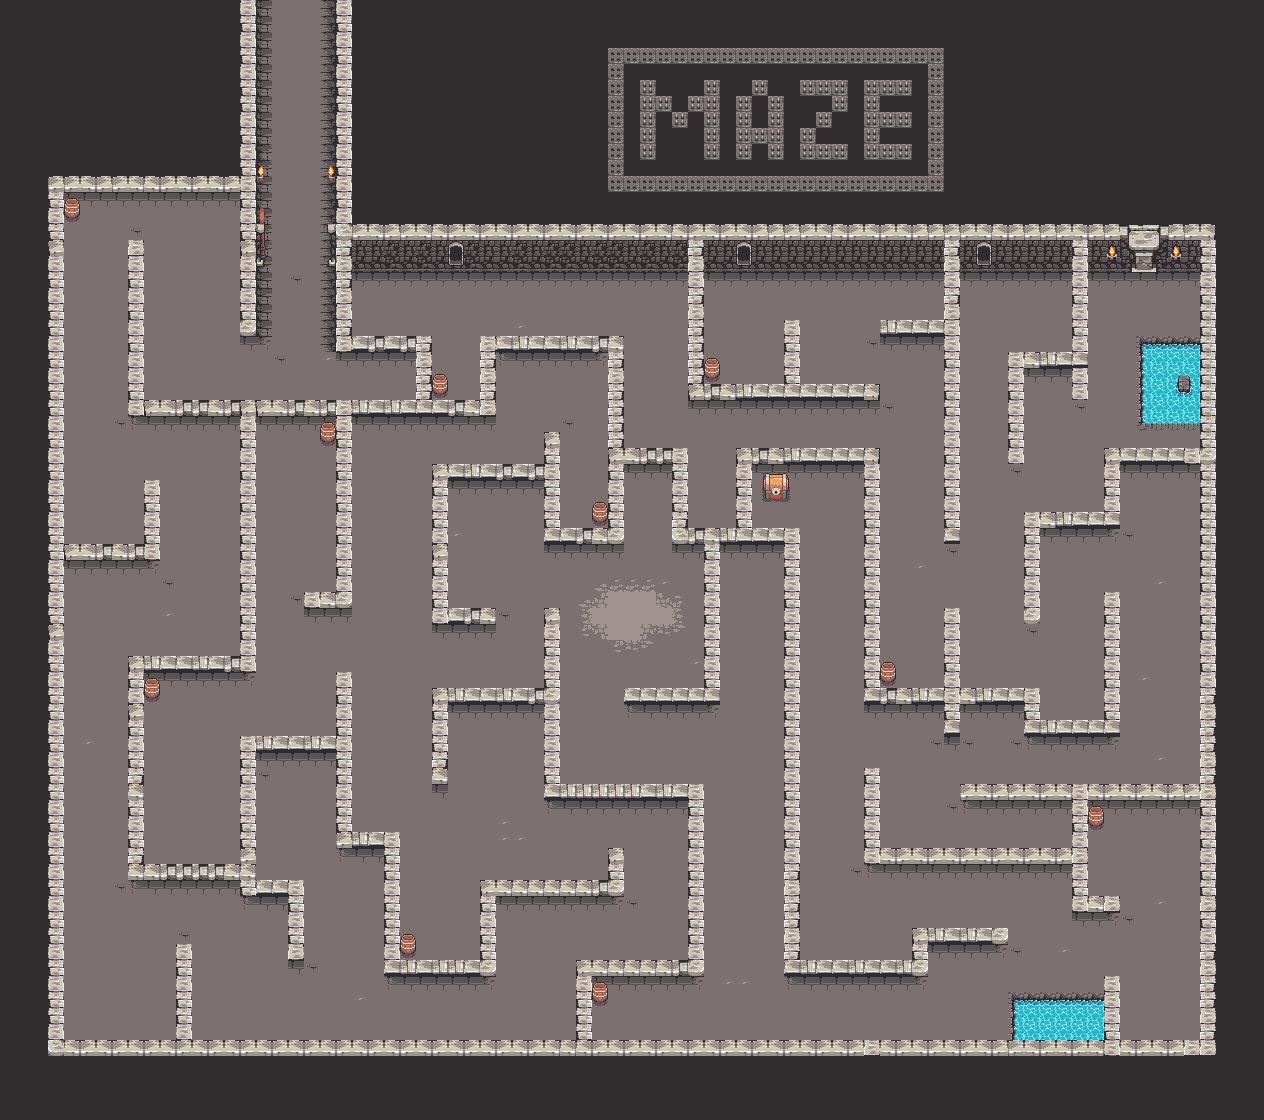

Tiled map render using the project's own tile images. Description and the map definition, with tile-layer contents summarised, below:
An orthogonal 79x70 tile map with 16x16 px tiles, 6 tile layers (Floor, water, Box, Wall, ...) and 96 objects.

<map version="1.10" tiledversion="1.11.2" orientation="orthogonal" renderorder="right-down" width="79" height="70" tilewidth="16" tileheight="16" infinite="0" nextlayerid="8" nextobjectid="110">
 <tileset firstgid="1" source="alldungeon.tsx" />
 <layer id="1" name="Floor" width="79" height="70">
  <data>[5530 cells, 5530 non-empty, 66 distinct tile ids]</data>
 </layer>
 <layer id="5" name="water" width="79" height="70">
  <data>[5530 cells, 42 non-empty, 17 distinct tile ids]</data>
 </layer>
 <layer id="6" name="Box" width="79" height="70">
  <data>[5530 cells, 29 non-empty, 11 distinct tile ids]</data>
 </layer>
 <layer id="2" name="Wall" width="79" height="70">
  <data>[5530 cells, 939 non-empty, 62 distinct tile ids]</data>
 </layer>
 <layer id="4" name="Tourch" width="79" height="70">
  <data>[5530 cells, 14 non-empty, 8 distinct tile ids]</data>
 </layer>
 <layer id="3" name="Door" width="79" height="70">
  <data>[5530 cells, 7 non-empty, 7 distinct tile ids]</data>
 </layer>
 <objectgroup id="7" name="Object Layer 1">
  <object id="1" x="335" y="0.333333" width="17.6667" height="350.5" />
  <object id="3" x="335" y="224" width="880.333" height="44.3333" />
  <object id="4" x="240" y="400.667" width="16" height="270.333" />
  <object id="5" x="961.167" y="783.667" width="224.333" height="15.6667" />
  <object id="6" x="337" y="672" width="16" height="175" />
  <object id="7" x="432" y="688.045" width="15" height="92.9545" />
  <object id="8" x="448" y="688" width="97.5" height="15.2727" />
  <object id="10" x="545" y="607" width="14" height="193" />
  <object id="11" x="255.75" y="400.75" width="160.75" height="14.5" />
  <object id="12" x="337" y="416" width="14" height="191" />
  <object id="13" x="304" y="592.333" width="31" height="14.6667" />
  <object id="14" x="320.727" y="428.636" width="15" height="12.8182" />
  <object id="15" x="353" y="336" width="79" height="15" />
  <object id="16" x="480" y="337" width="143" height="14" />
  <object id="17" x="417" y="351" width="15" height="64.5" />
  <object id="18" x="479" y="352" width="16" height="62.75" />
  <object id="19" x="433" y="400" width="45" height="15.5" />
  <object id="20" x="607" y="351" width="17" height="191" />
  <object id="21" x="544" y="432" width="17" height="109" />
  <object id="22" x="561" y="528.5" width="46" height="14" />
  <object id="23" x="432" y="463" width="112" height="15" />
  <object id="24" x="432" y="479" width="17" height="144.909" />
  <object id="25" x="449.909" y="608.091" width="45.0909" height="15.9091" />
  <object id="26" x="592.375" y="510" width="14" height="12.125" />
  <object id="27" x="688" y="270.333" width="16" height="129.667" />
  <object id="28" x="705" y="365.212" width="14" height="13.3333" />
  <object id="29" x="705" y="384" width="174" height="16" />
  <object id="30" x="785" y="320" width="15" height="64" />
  <object id="31" x="880" y="319" width="63" height="14" />
  <object id="32" x="944" y="269" width="17" height="273" />
  <object id="33" x="1009" y="351" width="15" height="110" />
  <object id="34" x="1024.67" y="351" width="48" height="16.3333" />
  <object id="35" x="1073" y="269.333" width="15" height="127.667" />
  <object id="36" x="1105" y="447" width="95.1667" height="16" />
  <object id="37" x="1199.5" y="465.167" width="16" height="592.167" />
  <object id="39" x="1105" y="464" width="16" height="62" />
  <object id="40" x="1023" y="511" width="83" height="15" />
  <object id="41" x="1023" y="524" width="17" height="99" />
  <object id="42" x="1104" y="591.333" width="18" height="142.667" />
  <object id="43" x="1024" y="717" width="80" height="18" />
  <object id="44" x="1024" y="686" width="16" height="32" />
  <object id="45" x="878.5" y="688" width="145.5" height="16" />
  <object id="46" x="943" y="606" width="17" height="130" />
  <object id="47" x="864" y="448" width="14" height="255" />
  <object id="48" x="881" y="670.333" width="15" height="13.6667" />
  <object id="49" x="736.5" y="448" width="127.5" height="14" />
  <object id="50" x="736.75" y="463" width="15" height="65.1667" />
  <object id="51" x="624" y="448" width="64" height="18" />
  <object id="52" x="672.333" y="466.333" width="15" height="76.6667" />
  <object id="53" x="687.333" y="528" width="111.667" height="14" />
  <object id="54" x="706" y="544" width="13" height="155" />
  <object id="55" x="626" y="687" width="80" height="12" />
  <object id="56" x="785" y="543" width="14.3333" height="418" />
  <object id="57" x="763.75" y="478" width="25" height="21.5" />
  <object id="59" x="64.3333" y="1039.5" width="1134.67" height="17" />
  <object id="65" x="1139" y="339.667" width="60.1667" height="84.5" />
  <object id="67" x="1012.5" y="994.5" width="92" height="43.5" />
  <object id="68" x="1106" y="977" width="13.5" height="61.5" />
  <object id="69" x="1073" y="799.5" width="14.5" height="111" />
  <object id="70" x="865" y="770.5" width="14.5" height="92" />
  <object id="71" x="881" y="845.5" width="191.5" height="18" />
  <object id="72" x="1090" y="897" width="29" height="13.5" />
  <object id="74" x="912" y="927.5" width="97" height="14.5" />
  <object id="75" x="911.5" y="943.5" width="16.5" height="29.5" />
  <object id="76" x="785" y="960" width="126" height="13" />
  <object id="77" x="561.5" y="784.5" width="142.5" height="15.5" />
  <object id="78" x="687.5" y="801.5" width="16.5" height="171" />
  <object id="79" x="575.5" y="961" width="111.5" height="12.5" />
  <object id="80" x="575" y="976" width="17.5" height="62" />
  <object id="81" x="608" y="847" width="16.5" height="48" />
  <object id="82" x="480.5" y="879.5" width="127" height="16" />
  <object id="83" x="480" y="895" width="15.5" height="77" />
  <object id="84" x="383" y="833" width="17" height="140" />
  <object id="85" x="401.5" y="960" width="77.5" height="13.5" />
  <object id="86" x="47.3333" y="176.242" width="207.333" height="15.5758" />
  <object id="87" x="240" y="0.666667" width="15.3333" height="332.667" />
  <object id="89" x="128.242" y="239.333" width="15.7576" height="176.667" />
  <object id="90" x="144.667" y="399.333" width="94.6667" height="16" />
  <object id="91" x="48.6667" y="192.182" width="15.3333" height="864.122" />
  <object id="92" x="176" y="944.667" width="15.3333" height="93.3333" />
  <object id="93" x="128.667" y="657.333" width="16" height="222" />
  <object id="94" x="240.375" y="736.167" width="15.25" height="157.833" />
  <object id="95" x="288.458" y="880.5" width="15" height="78.9167" />
  <object id="96" x="355.333" y="833.333" width="26.6667" height="14" />
  <object id="97" x="256.102" y="736.303" width="80.1401" height="14.3636" />
  <object id="98" x="146" y="655.333" width="92.6667" height="15.3333" />
  <object id="99" x="145.25" y="863.625" width="94.6667" height="16.25" />
  <object id="100" x="256.125" y="880.375" width="31.9167" height="14" />
  <object id="101" x="64.2727" y="544" width="96.2273" height="16" />
  <object id="102" x="144.364" y="479.955" width="16.6364" height="64.5455" />
  <object id="103" x="1200" y="269.5" width="16" height="194" />
  <object id="104" x="65.3333" y="205.667" width="14" height="12.3333" />
  <object id="105" x="145.688" y="684.77" width="12.6667" height="12.6667" />
  <object id="106" x="401.667" y="941.818" width="13" height="12.3333" />
  <object id="107" x="593.333" y="989.333" width="13.6667" height="13" />
  <object id="109" x="433.455" y="382.182" width="13.6364" height="11.0909" />
 </objectgroup>
</map>
